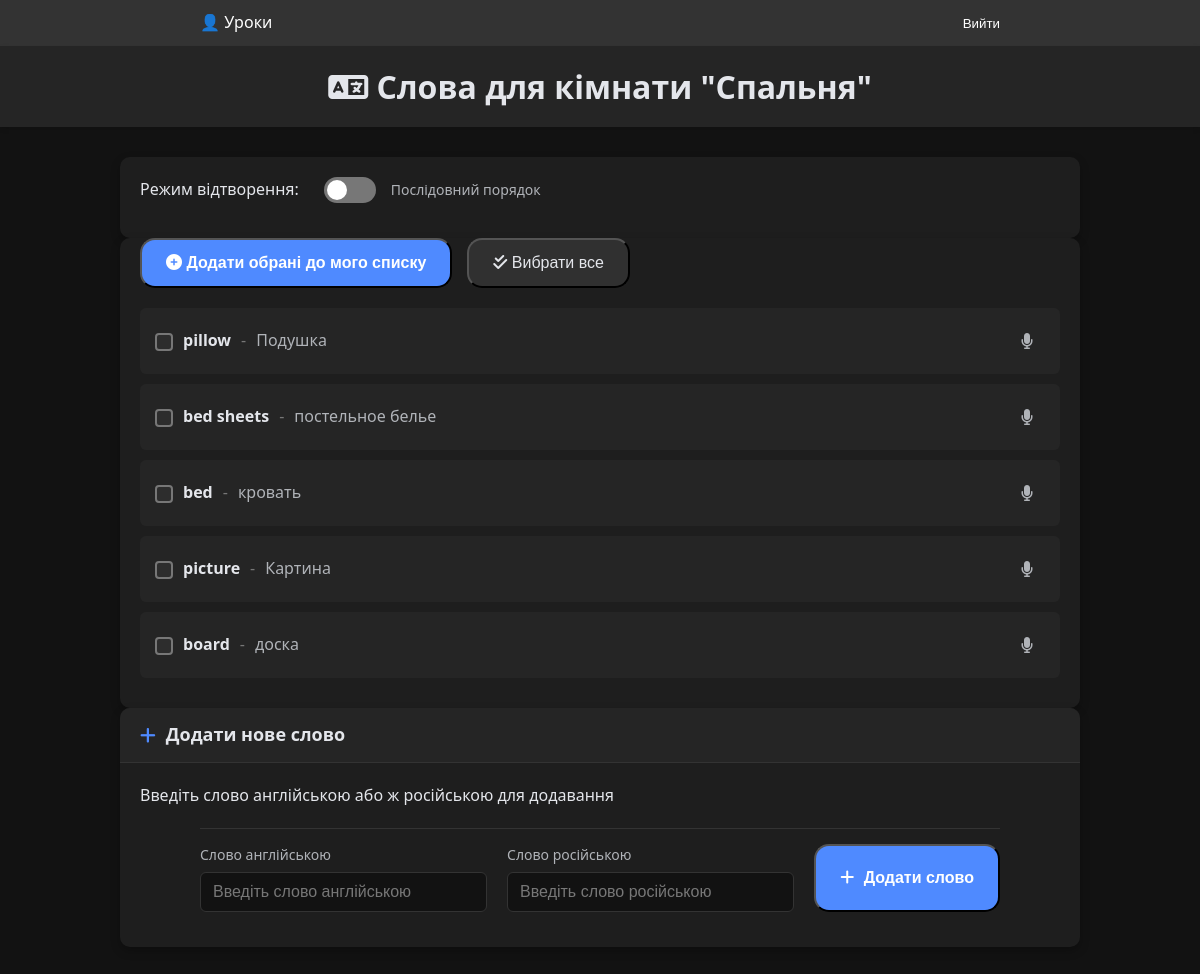
/rooms/room/1/ (signed in), run on the app's committed database.
### trainer/models.py (models this page shows, shortened)
class Room(models.Model):
    name = models.CharField(max_length=255)
    chapter = models.ForeignKey(Chapter, on_delete=models.CASCADE, related_name='rooms', blank=True, null=True)
    user = models.ForeignKey(User, on_delete=models.CASCADE, blank=True, null=True)

class Word(models.Model):
    room = models.ForeignKey(Room, on_delete=models.CASCADE, related_name='words')
    user = models.ForeignKey(User, on_delete=models.CASCADE, null=True, blank=True)
    en = models.CharField(max_length=100)
    ru = models.CharField(max_length=100, blank=True)
    is_admin_word = models.BooleanField(default=True)

### trainer/views.py (the view)
# urls.py: path('rooms/room/<int:room_id>/', views.room_words, name='room_words'),
@login_required
def room_words(request, room_id):
    room = get_object_or_404(Room, id=room_id)
    words_qs = Word.objects.filter(room=room, user__isnull=True)
    user_words_qs = Word.objects.filter(room=room, user=request.user)
    all_word_ids_on_page = [w.id for w in words_qs] + [uw.id for uw in user_words_qs]
    word_content_type = ContentType.objects.get_for_model(Word)
    selected_word_ids = UserSelection.objects.filter(
        user=request.user,
        content_type=word_content_type,
        object_id__in=all_word_ids_on_page
    ).values_list('object_id', flat=True)
    user_recordings = WordRecording.objects.filter(
        user=request.user,
        word_id__in=all_word_ids_on_page
    )
    user_recordings_map = {rec.word_id: rec.recording.url for rec in user_recordings if rec.recording}
    processed_words = []
    for word_obj in list(words_qs):
        word_obj.user_recording_url = user_recordings_map.get(word_obj.id)
        processed_words.append(word_obj)
    processed_user_words = []
    for word_obj in list(user_words_qs):
        word_obj.user_recording_url = user_recordings_map.get(word_obj.id)
        processed_user_words.append(word_obj)
    return render(
        request,
        "room_words.html",
        {
            "room": room,
            "words": processed_words,
            "user_words": processed_user_words,
            "selected_word_ids": set(selected_word_ids),
            "user_recordings_map": user_recordings_map, # Kept for direct access if needed, though annotation is primary
        },
    )

### trainer/templates/room_words.html (shortened to what this page needs)
{% extends "base.html" %}
{% block extra_styles %}
<link rel="stylesheet" href="/static/css/room_words.css">
<link rel="stylesheet" href="https://cdnjs.cloudflare.com/ajax/libs/font-awesome/6.1.1/css/all.min.css">
{% endblock %}
{% block content %}
    <header class="page-header">
        <div class="container">
            <h1>
                <i class="fas fa-language"></i>
                Слова для кімнати "{{ room.name }}"
            </h1>
        </div>
    </header>
    <main class="container">
        <div class="card">
            <div class="card-body">
                <div class="toggle-container">
                    <div class="mode-label">Режим відтворення:</div>
                    <div class="toggle-switch">
                        <label for="randomPlayback"></label>
                        <span id="playbackModeText">
                            {% if user_settings.random_playback %}Випадковий порядок{% else %}Послідовний порядок{% endif %}
                        </span>
                    </div>
                </div>
            </div>
        </div>
        <div class="card word-section">
            <div class="card-body">
                <form id="wordSelectionForm">
                    <div class="word-controls">
                        <button type="button" onclick="addSelectedWords()" class="primary-btn">
                            <i class="fas fa-plus-circle"></i> Додати обрані до мого списку
                        </button>
                        <button type="button" onclick="toggleSelectAll()" class="secondary-btn">
                            <i class="fas fa-check-double"></i> <span id="selectAllText">Вибрати все</span>
                        </button>
                    </div>
                    <div class="word-list-container">
                        <ul id="wordList" class="word-list">
                            {% for word in words %}
                                <li class="word-item">
                                    <label class="word-label">
                                        <div class="checkbox-wrapper">
                                            <span class="checkmark"></span>
                                        </div>
                                        <div class="word-content">
                                            <span class="word-en">{{ word.en }}</span>
                                            <span class="divider">-</span>
                                            <span class="word-ru">{{ word.ru }}</span>
                                        </div>
                                    </label>
                                    <div class="word-actions">
                                        <button type="button" class="icon-btn record-btn" data-word-id="{{ word.id }}">
                                            <i class="fas fa-microphone"></i>
                                        </button>
                                    </div>
                                </li>
                            {% endfor %}
                        </ul>
                    </div>
                </form>
            </div>
        </div>
        <div class="card">
            <div class="card-header">
                <h3><i class="fas fa-plus"></i> Додати нове слово</h3>
            </div>
            <div class="card-body">
                <span>Введіть слово англійською або ж російською для додавання</span>
                <form id="addWordForm" class="add-word-form">
                    <div class="form-row">
                        <div class="input-group">
                            <label for="addWordEn">Слово англійською</label>
                            <input type="text" id="addWordEn" placeholder="Введіть слово англійською">
                        </div>
                        <div class="input-group">
                            <label for="addWordRu">Слово російською</label>
                            <input type="text" id="addWordRu" placeholder="Введіть слово російською">
                        </div>
                        <button type="button" class="primary-btn" onclick="submitNewWord()">
                            <i class="fas fa-plus"></i> Додати слово
                        </button>
                    </div>
                </form>
            </div>
        </div>
    </main>
{% endblock %}

### trainer/templates/base.html (shortened to what this page needs)
{% load static %}
<!DOCTYPE html>
<html lang="uk">
<head>
    <link rel="stylesheet" href="{% static 'css/custom_checkbox.css' %}">
    {% block extra_styles %}{% endblock %}
</head>
<body>
    {% if user.is_authenticated %}
    <header style="background: #333; color: white; padding: 10px;">
        <div style="max-width: 800px; margin: auto; display: flex; justify-content: space-between;">
            <div>👤 {{ user.username }}</div>
            <div>
                <form method="post" action="{% url 'logout' %}">
                    <button type="submit" style="background: none; border: none; color: white; cursor: pointer;">Вийти</button>
                </form>
            </div>
        </div>
    </header>
    {% endif %}
    {% block content %}{% endblock %}
</body>
</html>

### trainer/static/css/custom_checkbox.css (style rules this page uses)
.checkbox-wrapper { position: relative; display: inline-block; vertical-align: middle; }
.checkbox-wrapper .checkmark { position: relative; display: inline-block; height: 18px; width: 18px; margin-right: 10px; background-color: #2d2d2d; border: 2px solid var(--text-muted); border-radius: 4px; transition: all 0.2s ease; vertical-align: middle; }
.checkbox-wrapper .checkmark:after { content: ""; position: absolute; display: none; width: 5px; height: 10px; border: solid #b0b3b8; border-width: 0 2px 2px 0; transform: rotate(45deg); top: 50%; left: 50%; transform: translate(-50%, -50%) rotate(45deg); }

### data on the page
Room: name "Спальня"
Word: en "pillow", ru "Подушка"
Word: en "bed sheets", ru "постельное белье"
Word: en "bed", ru "кровать"
Word: en "picture", ru "Картина"
Word: en "board", ru "доска"

### other printed values
{{ user.username }} "Уроки"
